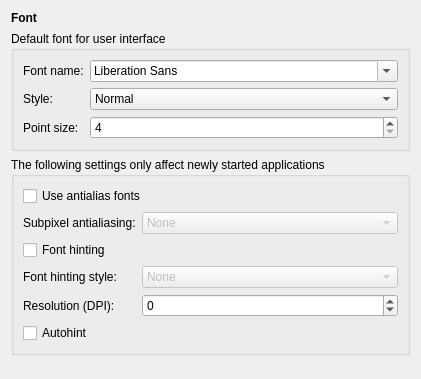
<?xml version="1.0" encoding="UTF-8"?>
<ui version="4.0">
 <class>FontsConfig</class>
 <widget class="QWidget" name="FontsConfig">
  <property name="geometry">
   <rect>
    <x>0</x>
    <y>0</y>
    <width>421</width>
    <height>379</height>
   </rect>
  </property>
  <layout class="QVBoxLayout" name="verticalLayout">
   <item>
    <widget class="QLabel" name="label">
     <property name="font">
      <font>
       <weight>75</weight>
       <bold>true</bold>
      </font>
     </property>
     <property name="text">
      <string>Font</string>
     </property>
    </widget>
   </item>
   <item>
    <widget class="QGroupBox" name="groupBox">
     <property name="title">
      <string>Default font for user interface</string>
     </property>
     <layout class="QFormLayout" name="formLayout_3">
      <item row="0" column="0">
       <widget class="QLabel" name="label_2">
        <property name="text">
         <string>Font name:</string>
        </property>
       </widget>
      </item>
      <item row="0" column="1">
       <widget class="QFontComboBox" name="fontName"/>
      </item>
      <item row="1" column="0">
       <widget class="QLabel" name="label_6">
        <property name="text">
         <string>Style:</string>
        </property>
       </widget>
      </item>
      <item row="1" column="1">
       <widget class="QComboBox" name="fontStyle">
        <item>
         <property name="text">
          <string>Normal</string>
         </property>
        </item>
        <item>
         <property name="text">
          <string>Bold</string>
         </property>
        </item>
        <item>
         <property name="text">
          <string>Italic</string>
         </property>
        </item>
        <item>
         <property name="text">
          <string>Bold Italic</string>
         </property>
        </item>
       </widget>
      </item>
      <item row="2" column="0">
       <widget class="QLabel" name="label_7">
        <property name="text">
         <string>Point size:</string>
        </property>
       </widget>
      </item>
      <item row="2" column="1">
       <widget class="QSpinBox" name="fontSize">
        <property name="minimum">
         <number>4</number>
        </property>
       </widget>
      </item>
     </layout>
    </widget>
   </item>
   <item>
    <widget class="QGroupBox" name="xftSettings">
     <property name="title">
      <string>The following settings only affect newly started applications</string>
     </property>
     <layout class="QFormLayout" name="formLayout_2">
      <item row="0" column="0" colspan="2">
       <widget class="QCheckBox" name="antialias">
        <property name="text">
         <string>Use antialias fonts</string>
        </property>
       </widget>
      </item>
      <item row="1" column="0">
       <widget class="QLabel" name="label_4">
        <property name="text">
         <string>Subpixel antialiasing:</string>
        </property>
       </widget>
      </item>
      <item row="1" column="1">
       <widget class="QComboBox" name="subpixel">
        <property name="enabled">
         <bool>false</bool>
        </property>
        <item>
         <property name="text">
          <string>None</string>
         </property>
        </item>
        <item>
         <property name="text">
          <string>RGB</string>
         </property>
        </item>
        <item>
         <property name="text">
          <string>BGR</string>
         </property>
        </item>
        <item>
         <property name="text">
          <string>VRGB</string>
         </property>
        </item>
        <item>
         <property name="text">
          <string>VBGR</string>
         </property>
        </item>
       </widget>
      </item>
      <item row="2" column="0" colspan="2">
       <widget class="QCheckBox" name="hinting">
        <property name="text">
         <string>Font hinting</string>
        </property>
       </widget>
      </item>
      <item row="3" column="0">
       <widget class="QLabel" name="label_3">
        <property name="text">
         <string>Font hinting style:</string>
        </property>
       </widget>
      </item>
      <item row="3" column="1">
       <widget class="QComboBox" name="hintStyle">
        <property name="enabled">
         <bool>false</bool>
        </property>
        <item>
         <property name="text">
          <string>None</string>
         </property>
        </item>
        <item>
         <property name="text">
          <string>Slight</string>
         </property>
        </item>
        <item>
         <property name="text">
          <string>Medium</string>
         </property>
        </item>
        <item>
         <property name="text">
          <string>Full</string>
         </property>
        </item>
       </widget>
      </item>
      <item row="5" column="0">
       <widget class="QLabel" name="label_5">
        <property name="text">
         <string>Resolution (DPI):</string>
        </property>
       </widget>
      </item>
      <item row="5" column="1">
       <widget class="QSpinBox" name="dpi">
        <property name="minimum">
         <number>-1</number>
        </property>
        <property name="maximum">
         <number>1048576</number>
        </property>
       </widget>
      </item>
      <item row="6" column="0" colspan="2">
       <widget class="QCheckBox" name="autohint">
        <property name="text">
         <string>Autohint</string>
        </property>
       </widget>
      </item>
     </layout>
    </widget>
   </item>
   <item>
    <spacer name="verticalSpacer">
     <property name="orientation">
      <enum>Qt::Vertical</enum>
     </property>
     <property name="sizeHint" stdset="0">
      <size>
       <width>20</width>
       <height>40</height>
      </size>
     </property>
    </spacer>
   </item>
  </layout>
 </widget>
 <resources/>
 <connections>
  <connection>
   <sender>antialias</sender>
   <signal>toggled(bool)</signal>
   <receiver>subpixel</receiver>
   <slot>setEnabled(bool)</slot>
  </connection>
  <connection>
   <sender>hinting</sender>
   <signal>toggled(bool)</signal>
   <receiver>hintStyle</receiver>
   <slot>setEnabled(bool)</slot>
  </connection>
 </connections>
</ui>
